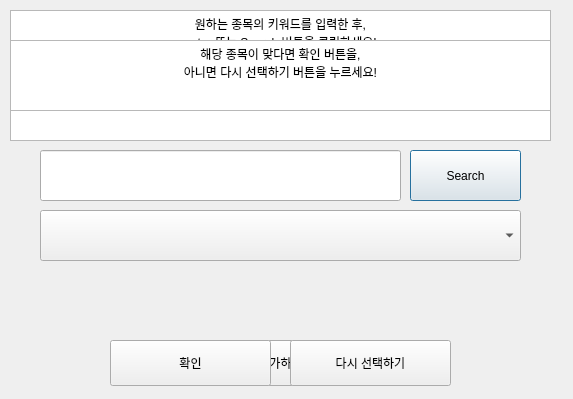
<?xml version="1.0" encoding="UTF-8"?>
<ui version="4.0">
 <class>Dialog</class>
 <widget class="QDialog" name="Dialog">
  <property name="geometry">
   <rect>
    <x>0</x>
    <y>0</y>
    <width>573</width>
    <height>399</height>
   </rect>
  </property>
  <property name="windowTitle">
   <string>Dialog</string>
  </property>
  <widget class="QLineEdit" name="search_text">
   <property name="geometry">
    <rect>
     <x>40</x>
     <y>150</y>
     <width>361</width>
     <height>51</height>
    </rect>
   </property>
   <property name="font">
    <font>
     <pointsize>12</pointsize>
    </font>
   </property>
   <property name="text">
    <string/>
   </property>
  </widget>
  <widget class="QPushButton" name="search_button">
   <property name="geometry">
    <rect>
     <x>410</x>
     <y>150</y>
     <width>111</width>
     <height>51</height>
    </rect>
   </property>
   <property name="text">
    <string>Search</string>
   </property>
  </widget>
  <widget class="QComboBox" name="stocklist_comboBox">
   <property name="geometry">
    <rect>
     <x>40</x>
     <y>210</y>
     <width>481</width>
     <height>51</height>
    </rect>
   </property>
   <property name="font">
    <font>
     <pointsize>12</pointsize>
    </font>
   </property>
  </widget>
  <widget class="QTextBrowser" name="textBrowser_first">
   <property name="geometry">
    <rect>
     <x>10</x>
     <y>10</y>
     <width>541</width>
     <height>131</height>
    </rect>
   </property>
   <property name="html">
    <string>&lt;!DOCTYPE HTML PUBLIC &quot;-//W3C//DTD HTML 4.0//EN&quot; &quot;http://www.w3.org/TR/REC-html40/strict.dtd&quot;&gt;
&lt;html&gt;&lt;head&gt;&lt;meta name=&quot;qrichtext&quot; content=&quot;1&quot; /&gt;&lt;style type=&quot;text/css&quot;&gt;
p, li { white-space: pre-wrap; }
&lt;/style&gt;&lt;/head&gt;&lt;body style=&quot; font-family:'Gulim'; font-size:9pt; font-weight:400; font-style:normal;&quot;&gt;
&lt;p align=&quot;center&quot; style=&quot; margin-top:0px; margin-bottom:0px; margin-left:0px; margin-right:0px; -qt-block-indent:0; text-indent:0px;&quot;&gt;원하는 종목의 키워드를 입력한 후,&lt;/p&gt;
&lt;p align=&quot;center&quot; style=&quot; margin-top:0px; margin-bottom:0px; margin-left:0px; margin-right:0px; -qt-block-indent:0; text-indent:0px;&quot;&gt;enter 또는 Search 버튼을 클릭하세요!&lt;/p&gt;
&lt;p align=&quot;center&quot; style=&quot; margin-top:0px; margin-bottom:0px; margin-left:0px; margin-right:0px; -qt-block-indent:0; text-indent:0px;&quot;&gt;아래에 뜨는 해당 종목 중 추가를 원하는&lt;/p&gt;
&lt;p align=&quot;center&quot; style=&quot; margin-top:0px; margin-bottom:0px; margin-left:0px; margin-right:0px; -qt-block-indent:0; text-indent:0px;&quot;&gt;종목을 선택하고, 추가하기 버튼을 눌러주세요.&lt;/p&gt;&lt;/body&gt;&lt;/html&gt;</string>
   </property>
  </widget>
  <widget class="QPushButton" name="add_button">
   <property name="geometry">
    <rect>
     <x>200</x>
     <y>340</y>
     <width>161</width>
     <height>46</height>
    </rect>
   </property>
   <property name="text">
    <string>추가하기</string>
   </property>
  </widget>
  <widget class="QLabel" name="result_label">
   <property name="geometry">
    <rect>
     <x>40</x>
     <y>270</y>
     <width>481</width>
     <height>41</height>
    </rect>
   </property>
   <property name="text">
    <string/>
   </property>
   <property name="alignment">
    <set>Qt::AlignCenter</set>
   </property>
  </widget>
  <widget class="QPushButton" name="retry_button">
   <property name="geometry">
    <rect>
     <x>290</x>
     <y>340</y>
     <width>161</width>
     <height>46</height>
    </rect>
   </property>
   <property name="text">
    <string>다시 선택하기</string>
   </property>
  </widget>
  <widget class="QPushButton" name="ok_button">
   <property name="geometry">
    <rect>
     <x>110</x>
     <y>340</y>
     <width>161</width>
     <height>46</height>
    </rect>
   </property>
   <property name="text">
    <string>확인</string>
   </property>
  </widget>
  <widget class="QTextBrowser" name="textBrowser_second">
   <property name="geometry">
    <rect>
     <x>10</x>
     <y>40</y>
     <width>541</width>
     <height>71</height>
    </rect>
   </property>
   <property name="html">
    <string>&lt;!DOCTYPE HTML PUBLIC &quot;-//W3C//DTD HTML 4.0//EN&quot; &quot;http://www.w3.org/TR/REC-html40/strict.dtd&quot;&gt;
&lt;html&gt;&lt;head&gt;&lt;meta name=&quot;qrichtext&quot; content=&quot;1&quot; /&gt;&lt;style type=&quot;text/css&quot;&gt;
p, li { white-space: pre-wrap; }
&lt;/style&gt;&lt;/head&gt;&lt;body style=&quot; font-family:'Gulim'; font-size:9pt; font-weight:400; font-style:normal;&quot;&gt;
&lt;p align=&quot;center&quot; style=&quot; margin-top:0px; margin-bottom:0px; margin-left:0px; margin-right:0px; -qt-block-indent:0; text-indent:0px;&quot;&gt;해당 종목이 맞다면 확인 버튼을,&lt;/p&gt;
&lt;p align=&quot;center&quot; style=&quot; margin-top:0px; margin-bottom:0px; margin-left:0px; margin-right:0px; -qt-block-indent:0; text-indent:0px;&quot;&gt;아니면 다시 선택하기 버튼을 누르세요!&lt;/p&gt;&lt;/body&gt;&lt;/html&gt;</string>
   </property>
  </widget>
 </widget>
 <resources/>
 <connections/>
</ui>
